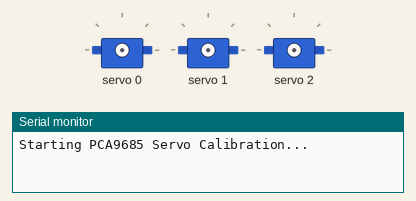
Recording of a sketch running on a simulated Arduino Uno, built with avr-gcc and run on an emulated ATmega328P. Shown: 3 × servo, the last lines printed to the serial monitor.

Above: at 0.1 s.
At 0.6 s:
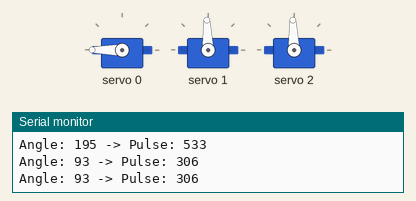
Timing chart, 0 to 2.1 s (numbered marks = the images above):
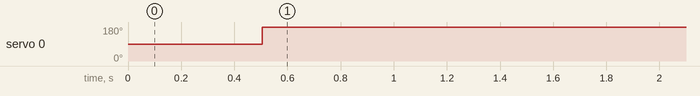

The sketch:

Robot_hand_I2c_pinch_grab_open_airplane_mode.ino
```cpp
#include <Wire.h>
#include <Adafruit_PWMServoDriver.h>

Adafruit_PWMServoDriver pwm = Adafruit_PWMServoDriver(0x40);

// Adjust Servo Pulse Range (Tweak These!)
#define SERVO_MIN  100   // Pulse width for 0°
#define SERVO_MAX  700   // Pulse width for 270°
#define SERVO_FREQ 50

// Servo channels on PCA9685
#define SERVO_1 0  // Base rotation
#define SERVO_2 1  // Angler joint
#define SERVO_3 2  // Side-to-side motion

// Function to map angle (0-270) to PCA9685 pulse width
int angleToPulse(int angle) {
    int pulse = map(angle, 0, 270, SERVO_MIN, SERVO_MAX);
    Serial.print("Angle: "); Serial.print(angle);
    Serial.print(" -> Pulse: "); Serial.println(pulse);
    return pulse;
}

void setup() {
    Serial.begin(115200);
    Serial.println("Starting PCA9685 Servo Calibration...");

    Wire.begin();
    pwm.begin();
    pwm.setPWMFreq(SERVO_FREQ);
    delay(500);

    Serial.println("PCA9685 Initialized!");

    // Test 0°, 90°, 180°, and 270° to verify calibration
    pwm.setPWM(SERVO_1, 0, angleToPulse(195));
    pwm.setPWM(SERVO_2, 0, angleToPulse(93));
    pwm.setPWM(SERVO_3, 0, angleToPulse(93));


}

void loop() {
    // No movement in loop; servos remain in last position
}
```

Measured:
- by itself, servo 0: 90° → 180° at 0.50 s
